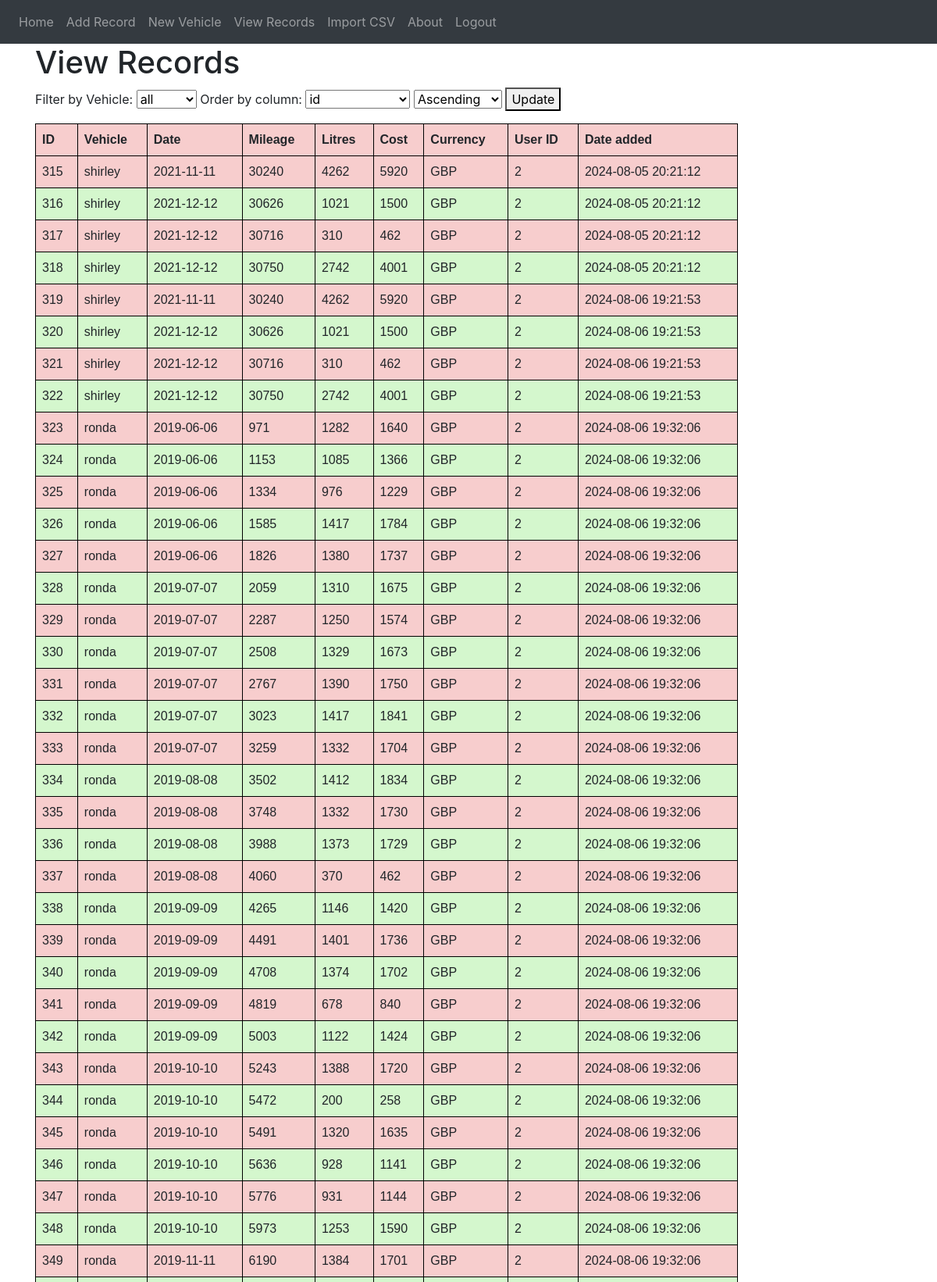
Screenshot of /view-records (signed in, upper part) with the database file from the repository.
### website/models.py (models this page shows)
class Record(db.Model):
    id = db.Column(db.Integer, primary_key=True)
    vehicle = db.Column(db.String)
    date = db.Column(db.Date)
    mileage = db.Column(db.Integer)
    litres = db.Column(db.Integer)
    cost = db.Column(db.Integer)
    currency = db.Column(db.String)
    user_id = db.Column(db.Integer, db.ForeignKey('user.id'))
    date_uploaded = db.Column(db.DateTime(timezone=True), default=func.now())

### website/views.py (the view)
@views.route('/view-records', methods=['GET', 'POST'])
@login_required
def view_records():
    columns = ['id', 'vehicle', 'date', 'mileage', 'litres', 'cost', 'currency', 'user_id', 'date_uploaded']
    vehicles = get_vehicles(current_user)
    if request.method == 'POST':
        vehicle = request.form.get('vehicle')
        column = request.form.get('column')
        updown = request.form.get('updown')
        table = fetch_records(current_user, vehicle, column, updown)
        return render_template('view_records.html', user=current_user, lines = table, vehicles = vehicles, columns = columns, vehicle = vehicle, column = column, updown = updown)
    else:
        table = fetch_records(current_user)
        return render_template('view_records.html', user=current_user, lines = table, vehicles = vehicles, columns = columns, vehicle = 'all', column = 'id', updown = 'ASC')

### website/__init__.py (called while the page is built)
def create_app():
    app = Flask(__name__)
    app.config['SECRET_KEY'] = 'shhh-dont-look-here'
    app.config['SQLALCHEMY_DATABASE_URI'] = f'sqlite:///{DB_NAME}'
    app.config['MAX_CONTENT_LENGTH'] = 16 * 1000 * 1000
    db.init_app(app)
    from .views import views
    from .auth import auth
    app.register_blueprint(views, url_prefix='/')
    app.register_blueprint(auth, url_prefix='/')
    from .models import User, Record
    with app.app_context():
        db.create_all()
    login_manager = LoginManager()
    login_manager.login_view = 'auth.login'
    login_manager.init_app(app)
    @login_manager.user_loader
    def load_user(id):
        return User.query.get(int(id))
    return app

### website/database.py (called while the page is built)
def get_vehicles(current_user):
    try:
        vehicles_query = Record.query.filter_by(user_id = current_user.id)
        vehicles = set()
        for vehicle in vehicles_query:
            vehicles.add(vehicle.vehicle)
        return vehicles
    except Exception as e:
        print('Something is broken. The error: \n' + str(e))
        return []

### website/templates/view_records.html (shortened to what this page needs)
{% extends "base.html" %}
{% block head_ext %}
    <head>
    </head>
{% endblock %}
{% block content %}
    <h1>View Records</h1>
    <form method='post'>
        <p>Filter by Vehicle:
        <select name="vehicle" id="vehicle">
            <option value="*">all</option>
        </select>
        Order by column:
        <select name="column" id="column">
            {% for colum in columns %}
                {% if colum == column %}
                    <option value="{{colum}}" selected>{{colum}}</option>
                {% else %}
                    <option value="{{colum}}">{{colum}}</option>
                {% endif %}
            {% endfor %}
        </select>
        <select name="updown" id="updown">
            <option value="ASC">Ascending</option>
        </select>
        <button type="submit">Update</button>
        </p>
    </form>
    <table class="sortable">
        <thead>
            <tr>
                <th>ID</th>
                <th>Vehicle</th>
                <th>Date</th>
                <th>Mileage</th>
                <th>Litres</th>
                <th>Cost</th>
                <th>Currency</th>
                <th>User ID</th>
                <th>Date added</th>
            </tr>
        </thead>
        <tbody>
            {% for line in lines %}
                <tr>
                    <td>{{line[0]}}</td>
                    <td>{{line[1]}}</td>
                    <td>{{line[2]}}</td>
                    <td>{{line[3]}}</td>
                    <td>{{line[4]}}</td>
                    <td>{{line[5]}}</td>
                    <td>{{line[6]}}</td>
                    <td>{{line[7]}}</td>
                    <td>{{line[8]}}</td>
                </tr>
            {% endfor %}
        </tbody>
    </table>
{% endblock %}

### website/templates/base.html (shortened to what this page needs)
<!DOCTYPE html>
<html>
    <head>
        <link
            rel="stylesheet"
            href="https://stackpath.bootstrapcdn.com/bootstrap/4.4.1/css/bootstrap.min.css"
        />
        <link
            rel="stylesheet"
            href="https://stackpath.bootstrapcdn.com/font-awesome/4.7.0/css/font-awesome.min.css"
        />
        {% block head_ext %}{% endblock %}
    </head>
    <body>
        <nav class="navbar navbar-expand-lg navbar-dark bg-dark">
            <div class="collapse navbar-collapse" id="navbar">
                <div class="navbar-nav">
                    <a class="nav-item nav-link" id="home" href="/">Home</a>
                    {% if user.is_authenticated %}
                        <a class="nav-item nav-link" id="add-record" href="/add-record">Add Record</a>
                        <a class="nav-item nav-link" id="new-vehicle" href="/new-vehicle">New Vehicle</a>
                        <a class="nav-item nav-link" id="view-records" href="/view-records">View Records</a>
                        <a class="nav-item nav-link" id="import" href="/import-csv">Import CSV</a>
                    {% endif %}
                    <a class="nav-item nav-link" id="about" href="/about">About</a>
                    {% if user.is_authenticated %}
                        <a class="nav-item nav-link" id="login" href="/logout">Logout</a>
                    {% else %}
                        <a class="nav-item nav-link" id="login" href="/login">Login</a>
                        <a class="nav-item nav-link" id="signUp" href="/sign-up">Sign Up</a>
                    {% endif %}
                </div>
            </div>
        </nav>
        <div class="container">{% block content %} {% endblock %}</div>
    </body>
</html>

### website/templates/view_records.html (style rules this page uses)
table { font-family: arial, sans-serif; border-collapse: collapse; width: 900px; }
td, th { border: 1px solid #000000; text-align: left; padding: 8px; }
tr:nth-child(even) { background-color: #d4f7cd; }
tr:nth-child(odd) { background-color: #f7cdcd; }

### rows the page displays
Record: id "315", vehicle "shirley", date "2021-11-11", mileage "30240", litres "4262", cost "5920", currency "GBP", user "2", date_uploaded "2024-08-05 20:21:12"
Record: id "316", vehicle "shirley", date "2021-12-12", mileage "30626", litres "1021", cost "1500", currency "GBP", user "2", date_uploaded "2024-08-05 20:21:12"
Record: id "317", vehicle "shirley", date "2021-12-12", mileage "30716", litres "310", cost "462", currency "GBP", user "2", date_uploaded "2024-08-05 20:21:12"
Record: id "318", vehicle "shirley", date "2021-12-12", mileage "30750", litres "2742", cost "4001", currency "GBP", user "2", date_uploaded "2024-08-05 20:21:12"
Record: id "319", vehicle "shirley", date "2021-11-11", mileage "30240", litres "4262", cost "5920", currency "GBP", user "2", date_uploaded "2024-08-06 19:21:53"
Record: id "320", vehicle "shirley", date "2021-12-12", mileage "30626", litres "1021", cost "1500", currency "GBP", user "2", date_uploaded "2024-08-06 19:21:53"
Record: id "321", vehicle "shirley", date "2021-12-12", mileage "30716", litres "310", cost "462", currency "GBP", user "2", date_uploaded "2024-08-06 19:21:53"
Record: id "322", vehicle "shirley", date "2021-12-12", mileage "30750", litres "2742", cost "4001", currency "GBP", user "2", date_uploaded "2024-08-06 19:21:53"
Record: id "323", vehicle "ronda", date "2019-06-06", mileage "971", litres "1282", cost "1640", currency "GBP", user "2", date_uploaded "2024-08-06 19:32:06"
Record: id "324", vehicle "ronda", date "2019-06-06", mileage "1153", litres "1085", cost "1366", currency "GBP", user "2", date_uploaded "2024-08-06 19:32:06"
Record: id "325", vehicle "ronda", date "2019-06-06", mileage "1334", litres "976", cost "1229", currency "GBP", user "2", date_uploaded "2024-08-06 19:32:06"
Record: id "326", vehicle "ronda", date "2019-06-06", mileage "1585", litres "1417", cost "1784", currency "GBP", user "2", date_uploaded "2024-08-06 19:32:06"
Record: id "327", vehicle "ronda", date "2019-06-06", mileage "1826", litres "1380", cost "1737", currency "GBP", user "2", date_uploaded "2024-08-06 19:32:06"
Record: id "328", vehicle "ronda", date "2019-07-07", mileage "2059", litres "1310", cost "1675", currency "GBP", user "2", date_uploaded "2024-08-06 19:32:06"
Record: id "329", vehicle "ronda", date "2019-07-07", mileage "2287", litres "1250", cost "1574", currency "GBP", user "2", date_uploaded "2024-08-06 19:32:06"
Record: id "330", vehicle "ronda", date "2019-07-07", mileage "2508", litres "1329", cost "1673", currency "GBP", user "2", date_uploaded "2024-08-06 19:32:06"
Record: id "331", vehicle "ronda", date "2019-07-07", mileage "2767", litres "1390", cost "1750", currency "GBP", user "2", date_uploaded "2024-08-06 19:32:06"
Record: id "332", vehicle "ronda", date "2019-07-07", mileage "3023", litres "1417", cost "1841", currency "GBP", user "2", date_uploaded "2024-08-06 19:32:06"
Record: id "333", vehicle "ronda", date "2019-07-07", mileage "3259", litres "1332", cost "1704", currency "GBP", user "2", date_uploaded "2024-08-06 19:32:06"
Record: id "334", vehicle "ronda", date "2019-08-08", mileage "3502", litres "1412", cost "1834", currency "GBP", user "2", date_uploaded "2024-08-06 19:32:06"
Record: id "335", vehicle "ronda", date "2019-08-08", mileage "3748", litres "1332", cost "1730", currency "GBP", user "2", date_uploaded "2024-08-06 19:32:06"
Record: id "336", vehicle "ronda", date "2019-08-08", mileage "3988", litres "1373", cost "1729", currency "GBP", user "2", date_uploaded "2024-08-06 19:32:06"
Record: id "337", vehicle "ronda", date "2019-08-08", mileage "4060", litres "370", cost "462", currency "GBP", user "2", date_uploaded "2024-08-06 19:32:06"
Record: id "338", vehicle "ronda", date "2019-09-09", mileage "4265", litres "1146", cost "1420", currency "GBP", user "2", date_uploaded "2024-08-06 19:32:06"
Record: id "339", vehicle "ronda", date "2019-09-09", mileage "4491", litres "1401", cost "1736", currency "GBP", user "2", date_uploaded "2024-08-06 19:32:06"
Record: id "340", vehicle "ronda", date "2019-09-09", mileage "4708", litres "1374", cost "1702", currency "GBP", user "2", date_uploaded "2024-08-06 19:32:06"
Record: id "341", vehicle "ronda", date "2019-09-09", mileage "4819", litres "678", cost "840", currency "GBP", user "2", date_uploaded "2024-08-06 19:32:06"
Record: id "342", vehicle "ronda", date "2019-09-09", mileage "5003", litres "1122", cost "1424", currency "GBP", user "2", date_uploaded "2024-08-06 19:32:06"
Record: id "343", vehicle "ronda", date "2019-10-10", mileage "5243", litres "1388", cost "1720", currency "GBP", user "2", date_uploaded "2024-08-06 19:32:06"
Record: id "344", vehicle "ronda", date "2019-10-10", mileage "5472", litres "200", cost "258", currency "GBP", user "2", date_uploaded "2024-08-06 19:32:06"
Record: id "345", vehicle "ronda", date "2019-10-10", mileage "5491", litres "1320", cost "1635", currency "GBP", user "2", date_uploaded "2024-08-06 19:32:06"
Record: id "346", vehicle "ronda", date "2019-10-10", mileage "5636", litres "928", cost "1141", currency "GBP", user "2", date_uploaded "2024-08-06 19:32:06"
Record: id "347", vehicle "ronda", date "2019-10-10", mileage "5776", litres "931", cost "1144", currency "GBP", user "2", date_uploaded "2024-08-06 19:32:06"
Record: id "348", vehicle "ronda", date "2019-10-10", mileage "5973", litres "1253", cost "1590", currency "GBP", user "2", date_uploaded "2024-08-06 19:32:06"
Record: id "349", vehicle "ronda", date "2019-11-11", mileage "6190", litres "1384", cost "1701", currency "GBP", user "2", date_uploaded "2024-08-06 19:32:06"

### other values shown
form field column "id"
